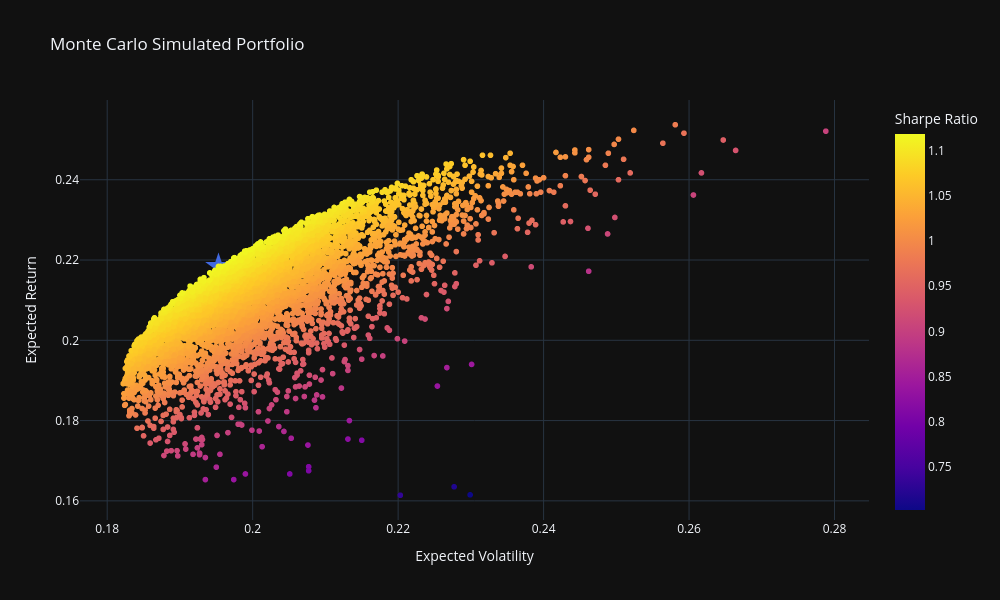

The notebook cell this image was saved under:
### Markdown cell above
### Visualize Simulated Portfolio

### Code cell
# Plot simulated portfolio
fig = px.scatter(
    temp, x='port_vols', y='port_rets', color='sharpe_ratio',
    labels={'port_vols': 'Expected Volatility', 'port_rets': 'Expected Return','sharpe_ratio': 'Sharpe Ratio'}, title="Monte Carlo Simulated Portfolio"
     ).update_traces(mode='markers', marker=dict(symbol='circle'))
# Plot max sharpe
fig.add_scatter(
    mode='markers',
    x=[temp.iloc[temp.sharpe_ratio.idxmax()]['port_vols']],
    y=[temp.iloc[temp.sharpe_ratio.idxmax()]['port_rets']],
    marker=dict(color='RoyalBlue', size=20, symbol='star'),
    name = 'Max Sharpe'
).update(layout_showlegend=False)
# Show spikes
fig.update_xaxes(showspikes=True)
fig.update_yaxes(showspikes=True)
fig.show()

### Figure 1 — Plotly figure (JSON) as saved in the notebook; plotly's stock layout.template omitted (floating-point values rounded to 4 significant figures; data arrays with more than 128 entries replaced by an {"elided": "..."} marker saying what was removed)
{"data": [{"hovertemplate": "Expected Volatility=%{x}<br>Expected Return=%{y}<br>Sharpe Ratio=%{marker.color}<extra></extra>", "legendgroup": "", "marker": {"color": {"elided": "5000 float values"}, "coloraxis": "coloraxis", "symbol": "circle"}, "mode": "markers", "name": "", "showlegend": false, "type": "scattergl", "x": {"elided": "5000 float values"}, "xaxis": "x", "y": {"elided": "5000 float values"}, "yaxis": "y"}, {"marker": {"color": "RoyalBlue", "size": 20, "symbol": "star"}, "mode": "markers", "name": "Max Sharpe", "type": "scatter", "x": [0.1953], "y": [0.2184]}], "layout": {"coloraxis": {"colorbar": {"title": {"text": "Sharpe Ratio"}}, "colorscale": [[0.0, "#0d0887"], [0.1111, "#46039f"], [0.2222, "#7201a8"], [0.3333, "#9c179e"], [0.4444, "#bd3786"], [0.5556, "#d8576b"], [0.6667, "#ed7953"], [0.7778, "#fb9f3a"], [0.8889, "#fdca26"], [1.0, "#f0f921"]]}, "height": 600, "legend": {"tracegroupgap": 0}, "showlegend": false, "title": {"text": "Monte Carlo Simulated Portfolio"}, "width": 1000, "xaxis": {"anchor": "y", "domain": [0.0, 1.0], "showspikes": true, "title": {"text": "Expected Volatility"}}, "yaxis": {"anchor": "x", "domain": [0.0, 1.0], "showspikes": true, "title": {"text": "Expected Return"}}}}
